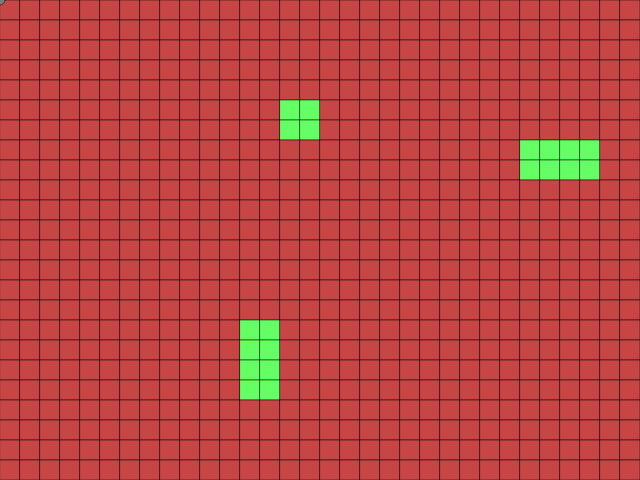
Frame 1 (no input)
Frame 60 (no input): identical to frame 1, image omitted
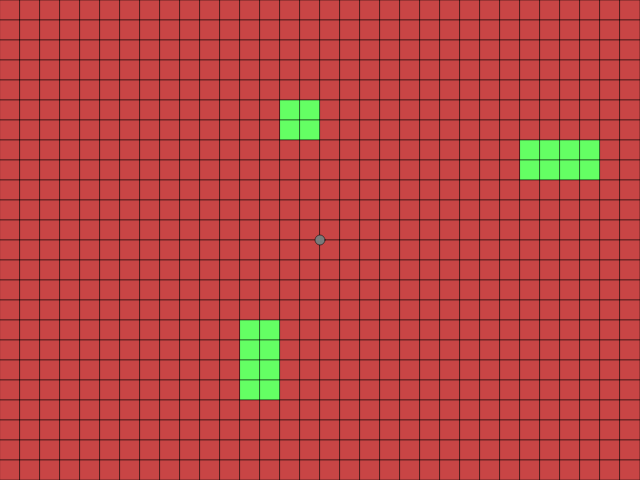
Frame 120 (the mouse pressed at the canvas centre since frame 60)

The p5.js sketch that drew these frames (run headless with seeded random() and noise() and a simulated clock; from frame 60 on, the mouse is pressed at the canvas centre):

// p5.js sketch
// ── sketch.js
var rows, cols;
const tileSize = 20;
var MIN_ROOM_SIZE = 2;
var MAX_ROOM_SIZE = 5;
var MAX_ROOMS = 3;

// Holds all drawn tiles in the area
var tiles = [];
// Holds all usable tiles for room creation
var usables = [];

var rooms = [];

// Test room
var troom;



function setup()
{

    createCanvas(640,480);

    // Calculate Area tile-dimensions based on canvas dimensions
    cols = floor(width/tileSize);
    rows = floor(height/tileSize);

    //Pouplate the area with unused tiles
    for(var j = 0; j < rows; j++)
    {
        for (var i = 0; i < cols; i++)
        {
            tiles.push(new Tile(i,j));

            usables.push(i + j * (cols));

        }
    }


    /* Remove the tiles which can't be used to make a room
    ** That means the bottom and left tile strips
    */
    for(var i = 0; i < rows-1; i++)
    {
        usables.splice(usables.indexOf(cols-1 + i*cols),1);
    }
    for(var i = 0; i < cols ; i++)
    {
        usables.splice(usables.indexOf(i  + (rows)* cols),1);

    }

    // Create the first room
    for(var i = 0; i < MAX_ROOMS; i++){
        CreateRoom(i);
    }


}


function draw()
{
    background(0);

    // Draw every tile
    for(var i = 0; i < tiles.length;i++)
    {
        tiles[i].draw();
    }

    fill('#7a7a7a');
    ellipse(mouseX,mouseY,10,10);
}



function CreateRoom(iteration)
{
    // Pick a tile from the usables
    var tilepos = usables[int(random(usables.length-1))];
    var pickedTile = tiles[tilepos];

    console.log(tilepos,pickedTile);
    pickedTile.used = true;

    // Calculate distance from bounds
    var distance2r = cols - pickedTile.x;
    var distance2d = rows - pickedTile.y;
    console.log(distance2r,distance2d);

    // Calculate Max room Width
    var maxrs = CalculateRoomSize(distance2r);
    var maxds = CalculateRoomSize(distance2d);
    console.log(maxrs,maxds);

    // Set the previously calculated dimensions
    var roomWidth  = int(random(2,maxrs));
    var roomHeight = int(random(2,maxds));

    // troom = new Room([],roomWidth,roomHeight);

    rooms.push(new Room([],roomWidth,roomHeight));
    // Add rectangle denoted by roomWidth and roomHeight to room
    for(var i = 0; i < roomWidth; i++)
    {
        for(var j = 0; j < roomHeight; j++)
        {

            rooms[iteration].tileList.push(tiles[(pickedTile.x + i) + (pickedTile.y + j)*cols]);
        }
    }

    // After the creation of a new room we need to remove the unusable tiles around it

    var delTile = tiles[pickedTile.x-1 + (pickedTile.y - 1) * cols];

    if(delTile != null){
        for(var i = 0; i < rooms[iteration].roomWidth + 1; i++)
        {
            if(usables.indexOf(delTile.x + i + delTile.y * cols) != null){

            usables.splice(usables.indexOf(delTile.x + i + delTile.y * cols),1);

            }
        }

        for(var i = 0; i < rooms[iteration].roomHeight + 1; i++)
        {
            if(usables.indexOf(delTile.x + (delTile.y + i) * cols) != null){

            usables.splice(usables.indexOf(delTile.x + (delTile.y + i) * cols),1);

            }
        }
    }

    // TO-DO: Add room to room checking for overlap

    rooms[iteration].init();
}

// Calculates the maximum room dimension for a particular Tile coordinate
function CalculateRoomSize(distance)
{
    if(distance >= MAX_ROOM_SIZE)
    {
        return MAX_ROOM_SIZE;
    }
    else
    {
        return distance;
    }
}


function Tile(x,y)
{
    this.x = x;
    this.y = y;
    this.used = false;

    this.draw = function()
    {
        strokeWeight(0.5);
        if(this.used == false)
        {
            fill(200, 69, 69);
        }
        else
        {
            fill(100, 255, 100);
        }
        rect(this.x * tileSize,this.y * tileSize, tileSize,tileSize);
    }

}
function Room(tileList = [],roomWidth,roomHeight)
{
    this.tileList = tileList;
    this.roomWidth = roomWidth;
    this.roomHeight = roomHeight;




    this.init = function()
    {
        for(var i = 0;i < tileList.length; i++)
        {
            tileList[i].used = true;
            
        }
    }
}

// Inspection sub-system
/*function CheckMouseCollision()
{
    for(let i = 0; i < rooms.length; i++)
    {
        for(let j = 0; j < rooms[i].tileList.length; j++)
        {
            let tile = rooms[i].tileList[j];


        }
    }
}*/

// ── style.css
head{
    background-color: #AEA9AC;
}

body{
    background-color: rgb(203, 157, 157);
}

canvas{
    margin: 0 auto;
    vertical-align: middle;
}

h1{
    color: rgb(138, 92, 93);
    text-align: center;
    border-radius: 5px;
    
    font-family: monospace;
    font-size: 60px;
}

// ── test.html
<html>
	<head>
    
		<meta charset="utf-8">

		<title>Test</title>

		<link rel="stylesheet" href="style.css">

		<script src='../lib/p5.js' charset="utf-8"></script>
		<script src='../lib/p5.dom.js' charset="utf-8"></script>
		<script src="sketch.js" charset="utf-8"></script>
	</head>
	<body>
		<h1>Room Generator</h1>
	</body>

</html>
